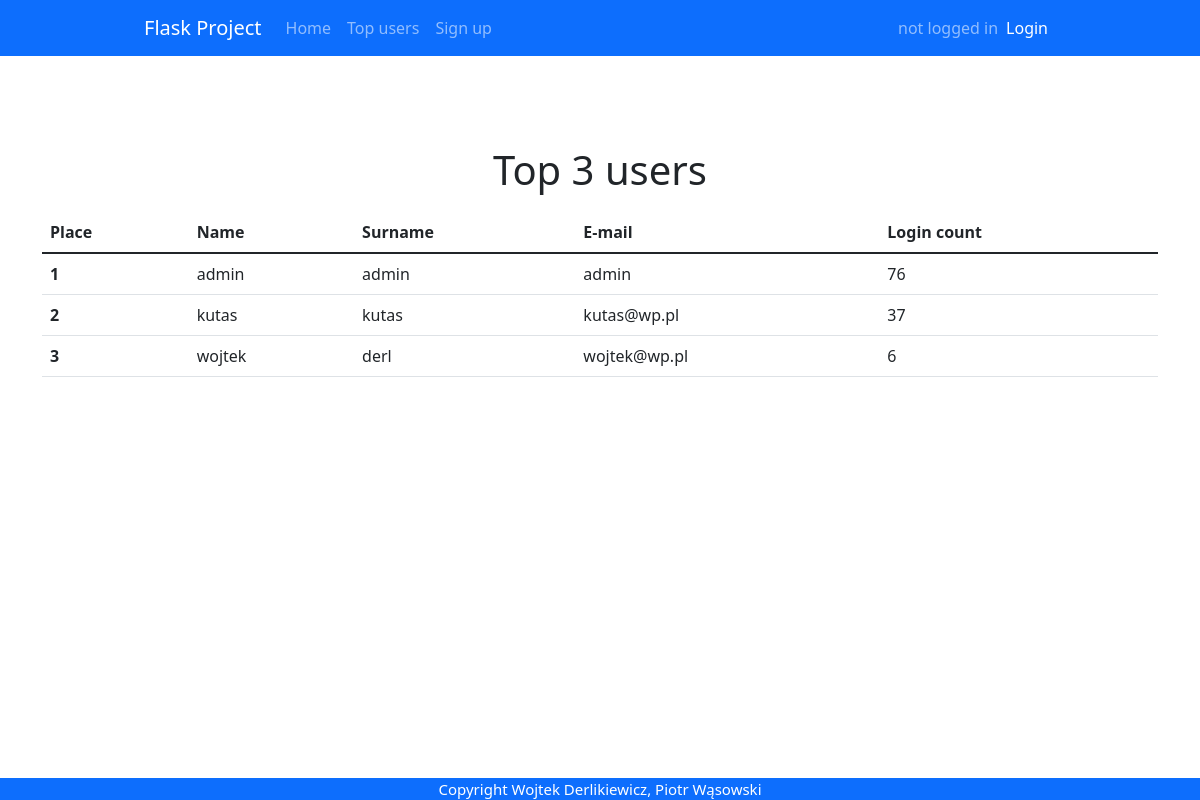
/top_users, run on an earlier commit of the app's database.
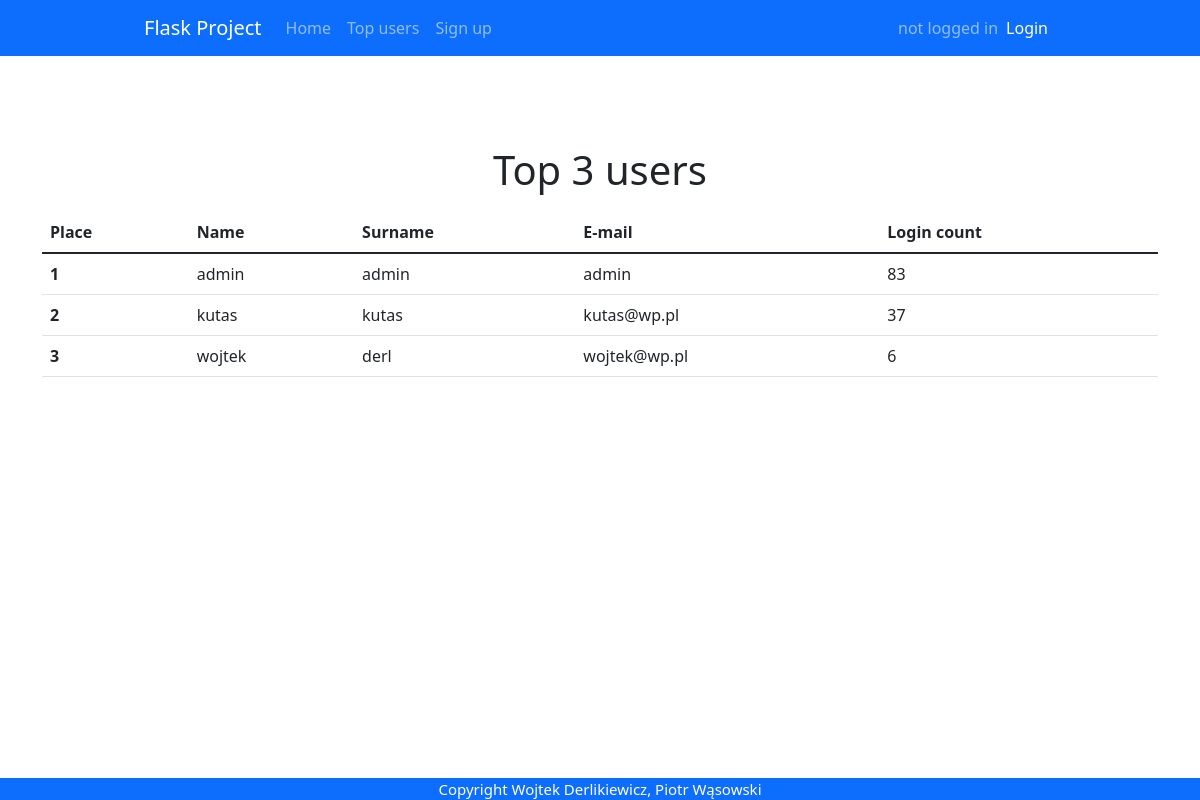
And on a later commit of the database.
### app.py (models this page shows)
class User(db.Model, UserMixin):
    id = db.Column(db.Integer, primary_key = True)
    email = db.Column(db.String(30), nullable=False, unique=True)
    name = db.Column(db.String(20), nullable=False)
    last_name = db.Column(db.String(20), nullable=False)
    password = db.Column(db.String(80), nullable=False)
    login_count = db.Column(db.Integer, nullable=False, default=0)
    isAdmin = db.Column(db.Boolean(), nullable=False, default=False)

### app.py (the view)
@app.route('/top_users', methods=['GET', 'POST'])
def topUsers():
    top_users = db.session.query(User).order_by(User.login_count.desc()).limit(3)
    return render_template('top_users.html', users = top_users)

### templates/top_users.html
{% extends "base.html" %} {% block title %}Top users{% endblock %} {% block
content %}
<h1>Top 3 users</h1>
<table class="table">
  <thead>
    <tr>
      <th scope="col">Place</th>
      <th scope="col">Name</th>
      <th scope="col">Surname</th>
      <th scope="col">E-mail</th>
      <th scope="col">Login count</th>
    </tr>
  </thead>
  <tbody>
    {% set x = namespace(value=1) %} {% for user in users %}
    <tr>
      <th scope="row">{{x.value}} {% set x.value = x.value + 1 %}</th>
      <td>{{ user.name }}</td>
      <td>{{ user.last_name }}</td>
      <td>{{ user.email }}</td>
      <td>{{ user.login_count }}</td>
    </tr>
    {% endfor %}
  </tbody>
</table>
{% endblock %}

What changed in the data, as far as the page shows it:
changed User "admin": login_count "76" → "83"
